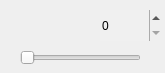
<?xml version="1.0" encoding="UTF-8"?>
<ui version="4.0">
 <class>slider</class>
 <widget class="QWidget" name="slider">
  <property name="geometry">
   <rect>
    <x>0</x>
    <y>0</y>
    <width>165</width>
    <height>73</height>
   </rect>
  </property>
  <property name="windowTitle">
   <string>Form</string>
  </property>
  <widget class="QSlider" name="horizontalSlider">
   <property name="geometry">
    <rect>
     <x>20</x>
     <y>50</y>
     <width>121</width>
     <height>16</height>
    </rect>
   </property>
   <property name="maximum">
    <number>25</number>
   </property>
   <property name="orientation">
    <enum>Qt::Horizontal</enum>
   </property>
  </widget>
  <widget class="QSpinBox" name="spinBox">
   <property name="geometry">
    <rect>
     <x>100</x>
     <y>10</y>
     <width>61</width>
     <height>31</height>
    </rect>
   </property>
   <property name="styleSheet">
    <string notr="true">background-color: rgb(240, 240, 240);
</string>
   </property>
   <property name="frame">
    <bool>false</bool>
   </property>
   <property name="maximum">
    <number>25</number>
   </property>
  </widget>
 </widget>
 <resources/>
 <connections/>
</ui>
